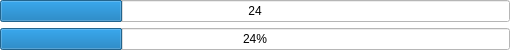
<?xml version="1.0" encoding="UTF-8"?>
<ui version="4.0">
 <class>ProgressDialog</class>
 <widget class="QDialog" name="ProgressDialog">
  <property name="geometry">
   <rect>
    <x>0</x>
    <y>0</y>
    <width>510</width>
    <height>46</height>
   </rect>
  </property>
  <property name="palette">
   <palette>
    <active>
     <colorrole role="Base">
      <brush brushstyle="SolidPattern">
       <color alpha="255">
        <red>255</red>
        <green>255</green>
        <blue>255</blue>
       </color>
      </brush>
     </colorrole>
     <colorrole role="Window">
      <brush brushstyle="SolidPattern">
       <color alpha="255">
        <red>255</red>
        <green>255</green>
        <blue>255</blue>
       </color>
      </brush>
     </colorrole>
    </active>
    <inactive>
     <colorrole role="Base">
      <brush brushstyle="SolidPattern">
       <color alpha="255">
        <red>255</red>
        <green>255</green>
        <blue>255</blue>
       </color>
      </brush>
     </colorrole>
     <colorrole role="Window">
      <brush brushstyle="SolidPattern">
       <color alpha="255">
        <red>255</red>
        <green>255</green>
        <blue>255</blue>
       </color>
      </brush>
     </colorrole>
    </inactive>
    <disabled>
     <colorrole role="Base">
      <brush brushstyle="SolidPattern">
       <color alpha="255">
        <red>255</red>
        <green>255</green>
        <blue>255</blue>
       </color>
      </brush>
     </colorrole>
     <colorrole role="Window">
      <brush brushstyle="SolidPattern">
       <color alpha="255">
        <red>255</red>
        <green>255</green>
        <blue>255</blue>
       </color>
      </brush>
     </colorrole>
    </disabled>
   </palette>
  </property>
  <property name="windowTitle">
   <string>ProgressDialog</string>
  </property>
  <layout class="QVBoxLayout" name="verticalLayout">
   <property name="leftMargin">
    <number>0</number>
   </property>
   <property name="topMargin">
    <number>0</number>
   </property>
   <property name="rightMargin">
    <number>0</number>
   </property>
   <property name="bottomMargin">
    <number>0</number>
   </property>
   <item>
    <widget class="QProgressBar" name="TotalProgressBar">
     <property name="value">
      <number>24</number>
     </property>
     <property name="format">
      <string>%p</string>
     </property>
    </widget>
   </item>
   <item>
    <widget class="QProgressBar" name="ReadProgressBar">
     <property name="value">
      <number>24</number>
     </property>
    </widget>
   </item>
  </layout>
 </widget>
 <layoutdefault spacing="6" margin="11"/>
 <resources/>
 <connections/>
</ui>
